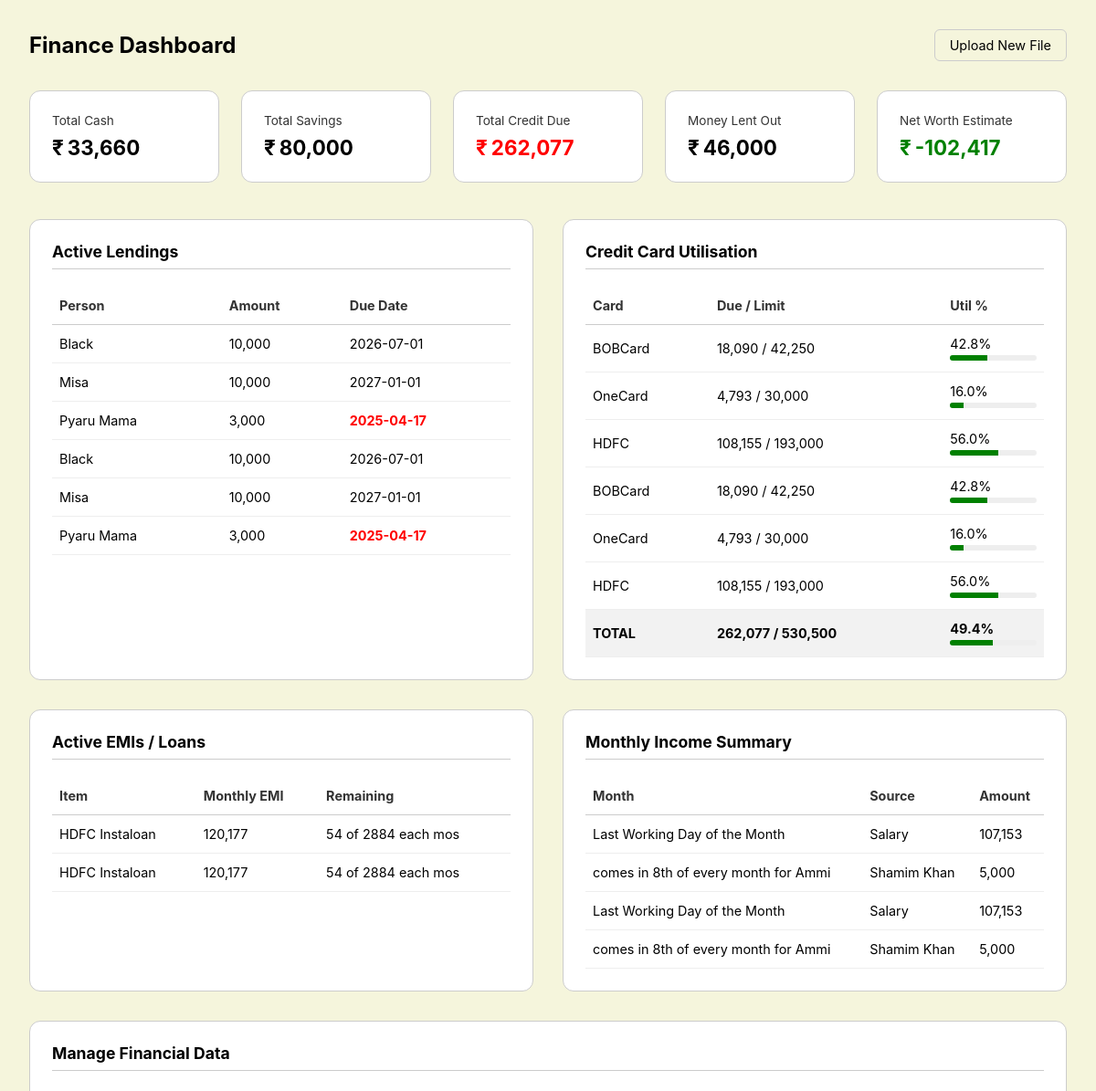
Page /dashboard (upper part) on the earlier database version.
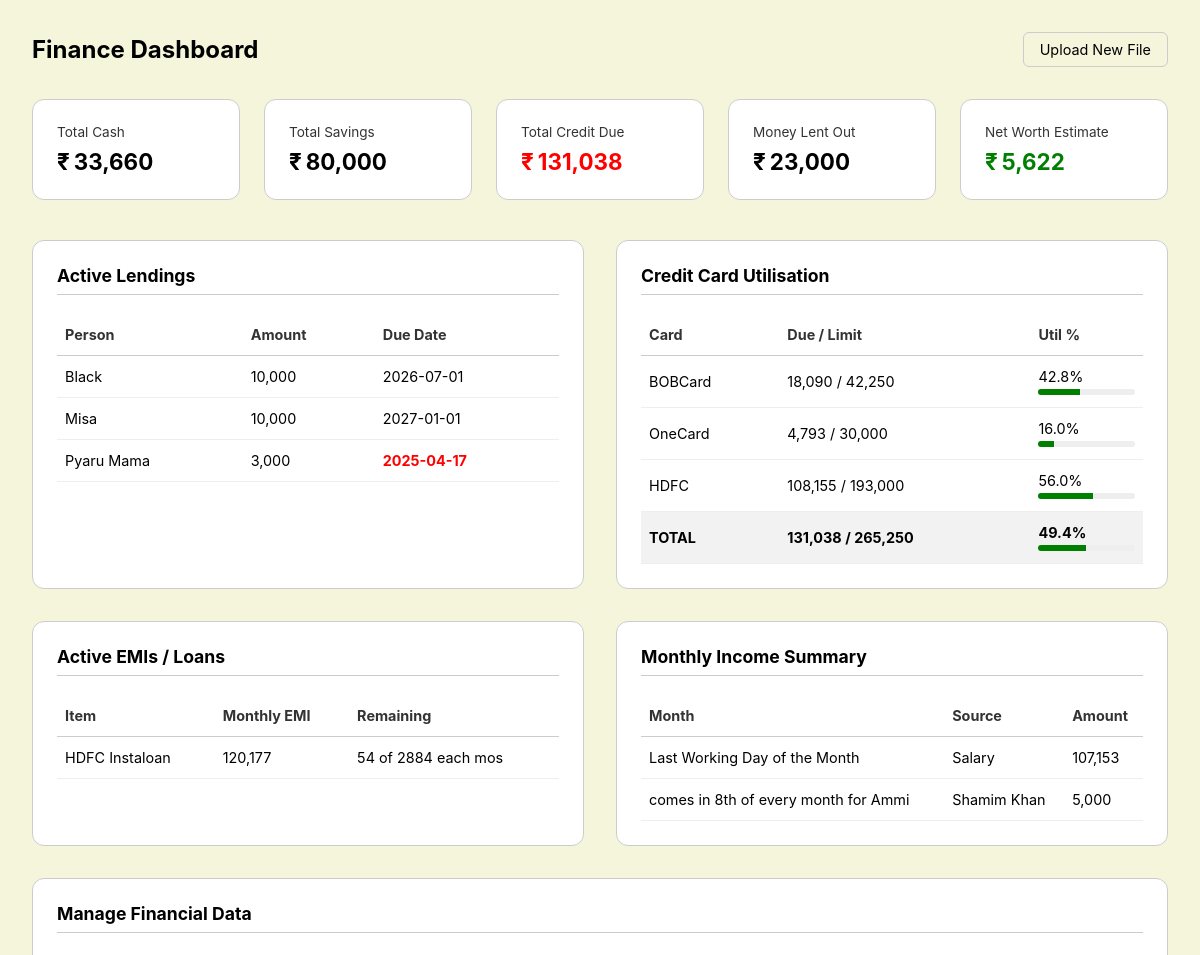
Same page on the later database version.
### models.py (models this page shows)
class Account(SQLModel, table=True):
    id: Optional[int] = Field(default=None, primary_key=True)
    name: str  # e.g., "Cash", "Savings"
    balance: float
    updated_at: datetime = Field(default_factory=datetime.utcnow)

class Lending(SQLModel, table=True):
    id: Optional[int] = Field(default=None, primary_key=True)
    person: str
    amount: float
    due_date: Optional[datetime] = None
    is_paid: bool = Field(default=False)

class CreditCard(SQLModel, table=True):
    id: Optional[int] = Field(default=None, primary_key=True)
    name: str
    max_limit: float
    current_due: float
    payments: List["CCPayment"] = Relationship(back_populates="card")

class Loan(SQLModel, table=True):
    id: Optional[int] = Field(default=None, primary_key=True)
    provider: str
    monthly_emi: float
    months_left: str # Keeping as string to match your 'N/A' or '12' logic
    is_active: bool = Field(default=True)

class Income(SQLModel, table=True):
    id: Optional[int] = Field(default=None, primary_key=True)
    source: str
    amount: float
    date: str  # e.g., "June 2025"

### main.py (the view)
@app.get("/dashboard", response_class=HTMLResponse)
async def dashboard(request: Request):
    try:
        with Session(engine) as session:
            service = FinanceService(session)
            dashboard_data = service.get_dashboard_data()
        return templates.TemplateResponse("dashboard.html", {
            "request": request,
            "data": dashboard_data,
            "now_date": datetime.now().strftime('%Y-%m-%d')
        })
    except Exception as e:
        return HTMLResponse(content=f"Error fetching data from database: {str(e)}", status_code=500)

### templates/dashboard.html (shortened to what this page needs)
<!DOCTYPE html>
<html lang="en">
<head>
</head>
<body>
    <header>
        <h1>Finance Dashboard</h1>
        <a href="/" class="upload-link">Upload New File</a>
    </header>
    <div class="kpi-grid">
        <div class="kpi-card">
            <div class="kpi-label">Total Cash</div>
            <div class="kpi-value money">{{ "{:,.0f}".format(data.total_cash) }}</div>
        </div>
        <div class="kpi-card">
            <div class="kpi-label">Total Savings</div>
            <div class="kpi-value money">{{ "{:,.0f}".format(data.total_savings) }}</div>
        </div>
        <div class="kpi-card">
            <div class="kpi-label">Total Credit Due</div>
            <div class="kpi-value money" style="color: var(--danger)">{{ "{:,.0f}".format(data.total_cc_due) }}</div>
        </div>
        <div class="kpi-card">
            <div class="kpi-label">Money Lent Out</div>
            <div class="kpi-value money">{{ "{:,.0f}".format(data.total_lent) }}</div>
        </div>
        <div class="kpi-card">
            <div class="kpi-label">Net Worth Estimate</div>
            <div class="kpi-value money" style="color: var(--success)">{{ "{:,.0f}".format(data.net_worth) }}</div>
        </div>
    </div>
    <div class="section-grid">
        <div class="section">
            <h2>Active Lendings</h2>
            {% if data.active_lendings %}
            <table>
                <thead>
                    <tr>
                        <th>Person</th>
                        <th>Amount</th>
                        <th>Due Date</th>
                    </tr>
                </thead>
                <tbody>
                    {% for item in data.active_lendings %}
                    <tr>
                        <td>{{ item.person }}</td>
                        <td class="money">{{ "{:,.0f}".format(item.amount) }}</td>
                        <td class="{{ 'overdue' if item.overdue else '' }}">{{ item.due_date }}</td>
                    </tr>
                    {% endfor %}
                </tbody>
            </table>
            {% else %}
            <p style="color: var(--text-dim)">No active lendings found.</p>
            {% endif %}
        </div>
        <div class="section">
            <h2>Credit Card Utilisation</h2>
            {% if data.cc_utilization %}
            <table>
                <thead>
                    <tr>
                        <th>Card</th>
                        <th>Due / Limit</th>
                        <th>Util %</th>
                    </tr>
                </thead>
                <tbody>
                    {% for cc in data.cc_utilization %}
                    <tr>
                        <td>{{ cc.name }}</td>
                        <td>{{ "{:,.0f}".format(cc.due) }} / {{ "{:,.0f}".format(cc.limit) }}</td>
                        <td>
                            {{ cc.utilization }}%
                            <div class="util-bar-bg">
                                <div class="util-bar-fill {{ 'high-util' if cc.utilization > 70 else '' }}" style="width: {{ cc.utilization }}%"></div>
                            </div>
                        </td>
                    </tr>
                    {% endfor %}
                </tbody>
                <tfoot>
                    <tr style="font-weight: bold; background: rgba(0,0,0,0.05);">
                        <td>TOTAL</td>
                        <td>{{ "{:,.0f}".format(data.total_cc_due) }} / {{ "{:,.0f}".format(data.total_cc_limit) }}</td>
                        <td>
                            {{ data.total_cc_utilization }}%
                            <div class="util-bar-bg">
                                <div class="util-bar-fill {{ 'high-util' if data.total_cc_utilization > 70 else '' }}" style="width: {{ data.total_cc_utilization }}%"></div>
                            </div>
                        </td>
                    </tr>
                </tfoot>
            </table>
            {% else %}
            <p style="color: var(--text-dim)">No credit card data found.</p>
            {% endif %}
        </div>
        <div class="section">
            <h2>Active EMIs / Loans</h2>
            {% if data.active_emis %}
            <table>
                <thead>
                    <tr>
                        <th>Item</th>
                        <th>Monthly EMI</th>
                        <th>Remaining</th>
                    </tr>
                </thead>
                <tbody>
                    {% for emi in data.active_emis %}
                    <tr>
                        <td>{{ emi.item }}</td>
                        <td class="money">{{ "{:,.0f}".format(emi.amount) }}</td>
                        <td>{{ emi.remaining }} mos</td>
                    </tr>
                    {% endfor %}
                </tbody>
            </table>
            {% else %}
            <p style="color: var(--text-dim)">No active EMIs found.</p>
            {% endif %}
        </div>
        <div class="section">
            <h2>Monthly Income Summary</h2>
            {% if data.incomes %}
            <table>
                <thead>
                    <tr>
                        <th>Month</th>
                        <th>Source</th>
                        <th>Amount</th>
                    </tr>
                </thead>
                <tbody>
                    {% for inc in data.incomes %}
                    <tr>
                        <td>{{ inc.month }}</td>
                        <td>{{ inc.source }}</td>
                        <td class="money">{{ "{:,.0f}".format(inc.amount) }}</td>
                    </tr>
                    {% endfor %}
                </tbody>
            </table>
            {% else %}
            <p style="color: var(--text-dim)">No income history found.</p>
            {% endif %}
        </div>
    </div>
    <div class="section" style="margin-top: 2rem;">
        <h2 style="margin-bottom: 1.5rem;">Manage Financial Data</h2>
    </div>
</body>
</html>

### templates/dashboard.html (style rules this page uses)
:root { --bg-color: #f5f5dc; --card-bg: #ffffff; --text-main: #000000; --text-dim: #333333; --accent: #000000; --danger: #ff0000; --success: #008000; --border: #cccccc; }
body { font-family: 'Inter', -apple-system, BlinkMacSystemFont, sans-serif; background-color: var(--bg-color); color: var(--text-main); margin: 0; padding: 2rem; }
header { display: flex; justify-content: space-between; align-items: center; margin-bottom: 2rem; }
h1 { margin: 0; font-size: 1.5rem; color: var(--text-main); }
.upload-link { text-decoration: none; color: var(--text-main); font-size: 0.9rem; border: 1px solid var(--border); padding: 0.5rem 1rem; border-radius: 6px; }
.kpi-grid { display: grid; grid-template-columns: repeat(auto-fit, minmax(200px, 1fr)); gap: 1.5rem; margin-bottom: 2.5rem; }
.kpi-card { background: var(--card-bg); padding: 1.5rem; border-radius: 12px; border: 1px solid var(--border); }
.kpi-label { color: var(--text-dim); font-size: 0.85rem; margin-bottom: 0.5rem; }
.kpi-value { font-size: 1.4rem; font-weight: bold; }
.kpi-value.money::before { content: "₹"; margin-right: 4px; }
.section-grid { display: grid; grid-template-columns: 1fr 1fr; gap: 2rem; }
.section { background: var(--card-bg); padding: 1.5rem; border-radius: 12px; border: 1px solid var(--border); }
.section h2 { font-size: 1.1rem; margin-top: 0; margin-bottom: 1.2rem; color: var(--text-main); border-bottom: 1px solid var(--border); padding-bottom: 0.5rem; }
table { width: 100%; border-collapse: collapse; font-size: 0.9rem; }
th { text-align: left; color: var(--text-dim); padding: 0.75rem 0.5rem; border-bottom: 1px solid var(--border); }
td { padding: 0.75rem 0.5rem; border-bottom: 1px solid #eeeeee; }
.overdue { color: var(--danger); font-weight: bold; }
.util-bar-bg { background: #eeeeee; height: 6px; border-radius: 3px; margin-top: 4px; overflow: hidden; }
.util-bar-fill { background: var(--success); height: 100%; }

Differences in the rows shown:
removed Lending: person "Black", amount "10,000", due_date "2026-07-01"
removed Lending: person "Misa", amount "10,000", due_date "2027-01-01"
removed Lending: person "Pyaru Mama", amount "3,000", due_date "2025-04-17"
removed CreditCard: name "BOBCard", due "18,090", limit "42,250", utilization "42.8"
removed CreditCard: name "OneCard", due "4,793", limit "30,000", utilization "16.0"
removed CreditCard: name "HDFC", due "108,155", limit "193,000", utilization "56.0"
removed Loan: item "HDFC Instaloan", amount "120,177", remaining "54 of 2884 each"
removed Income: month "Last Working Day of the Month", source "Salary", amount "107,153"
removed Income: month "comes in 8th of every month for Ammi", source "Shamim Khan", amount "5,000"
Other differences:
{{ "{:,.0f}".format(data.total_cc_due) }}: "262,077" → "131,038"
{{ "{:,.0f}".format(data.total_lent) }}: "46,000" → "23,000"
{{ "{:,.0f}".format(data.net_worth) }}: "-102,417" → "5,622"
{{ "{:,.0f}".format(data.total_cc_limit) }}: "530,500" → "265,250"
